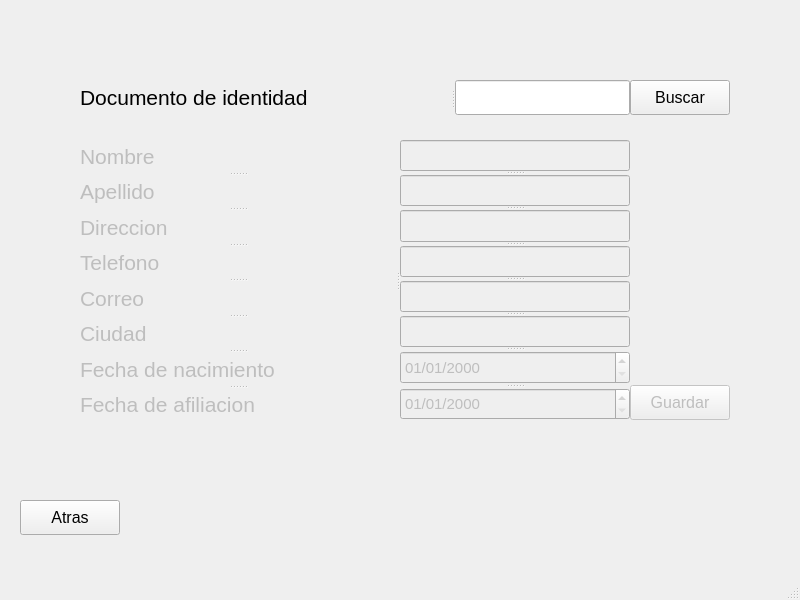
<?xml version="1.0" encoding="UTF-8"?>
<ui version="4.0">
 <class>crearUsuario</class>
 <widget class="QMainWindow" name="crearUsuario">
  <property name="geometry">
   <rect>
    <x>0</x>
    <y>0</y>
    <width>800</width>
    <height>600</height>
   </rect>
  </property>
  <property name="windowTitle">
   <string>Crear afiliado</string>
  </property>
  <widget class="QWidget" name="centralwidget">
   <widget class="QPushButton" name="pushButton">
    <property name="geometry">
     <rect>
      <x>630</x>
      <y>80</y>
      <width>100</width>
      <height>35</height>
     </rect>
    </property>
    <property name="font">
     <font>
      <pointsize>12</pointsize>
     </font>
    </property>
    <property name="text">
     <string>Buscar</string>
    </property>
   </widget>
   <widget class="QPushButton" name="pushButton_2">
    <property name="enabled">
     <bool>false</bool>
    </property>
    <property name="geometry">
     <rect>
      <x>630</x>
      <y>385</y>
      <width>100</width>
      <height>35</height>
     </rect>
    </property>
    <property name="font">
     <font>
      <pointsize>12</pointsize>
     </font>
    </property>
    <property name="text">
     <string>Guardar</string>
    </property>
   </widget>
   <widget class="QSplitter" name="splitter_4">
    <property name="geometry">
     <rect>
      <x>80</x>
      <y>80</y>
      <width>550</width>
      <height>35</height>
     </rect>
    </property>
    <property name="orientation">
     <enum>Qt::Horizontal</enum>
    </property>
    <widget class="QLabel" name="label_11">
     <property name="font">
      <font>
       <pointsize>16</pointsize>
      </font>
     </property>
     <property name="text">
      <string>Documento de identidad</string>
     </property>
    </widget>
    <widget class="QLineEdit" name="noId"/>
   </widget>
   <widget class="QSplitter" name="splitter_3">
    <property name="enabled">
     <bool>false</bool>
    </property>
    <property name="geometry">
     <rect>
      <x>80</x>
      <y>140</y>
      <width>550</width>
      <height>280</height>
     </rect>
    </property>
    <property name="orientation">
     <enum>Qt::Horizontal</enum>
    </property>
    <widget class="QSplitter" name="splitter">
     <property name="orientation">
      <enum>Qt::Vertical</enum>
     </property>
     <widget class="QLabel" name="label">
      <property name="font">
       <font>
        <pointsize>16</pointsize>
       </font>
      </property>
      <property name="text">
       <string>Nombre</string>
      </property>
     </widget>
     <widget class="QLabel" name="label_2">
      <property name="font">
       <font>
        <pointsize>16</pointsize>
       </font>
      </property>
      <property name="text">
       <string>Apellido</string>
      </property>
     </widget>
     <widget class="QLabel" name="label_3">
      <property name="font">
       <font>
        <pointsize>16</pointsize>
       </font>
      </property>
      <property name="text">
       <string>Direccion</string>
      </property>
     </widget>
     <widget class="QLabel" name="label_4">
      <property name="font">
       <font>
        <pointsize>16</pointsize>
       </font>
      </property>
      <property name="text">
       <string>Telefono</string>
      </property>
     </widget>
     <widget class="QLabel" name="label_5">
      <property name="font">
       <font>
        <pointsize>16</pointsize>
       </font>
      </property>
      <property name="text">
       <string>Correo</string>
      </property>
     </widget>
     <widget class="QLabel" name="label_6">
      <property name="font">
       <font>
        <pointsize>16</pointsize>
       </font>
      </property>
      <property name="text">
       <string>Ciudad</string>
      </property>
     </widget>
     <widget class="QLabel" name="label_7">
      <property name="font">
       <font>
        <pointsize>16</pointsize>
       </font>
      </property>
      <property name="text">
       <string>Fecha de nacimiento</string>
      </property>
     </widget>
     <widget class="QLabel" name="label_8">
      <property name="font">
       <font>
        <pointsize>16</pointsize>
       </font>
      </property>
      <property name="text">
       <string>Fecha de afiliacion</string>
      </property>
     </widget>
    </widget>
    <widget class="QSplitter" name="splitter_2">
     <property name="orientation">
      <enum>Qt::Vertical</enum>
     </property>
     <widget class="QLineEdit" name="nombre">
      <property name="font">
       <font>
        <pointsize>11</pointsize>
       </font>
      </property>
     </widget>
     <widget class="QLineEdit" name="apellido">
      <property name="font">
       <font>
        <pointsize>11</pointsize>
       </font>
      </property>
     </widget>
     <widget class="QLineEdit" name="direccion">
      <property name="font">
       <font>
        <pointsize>11</pointsize>
       </font>
      </property>
     </widget>
     <widget class="QLineEdit" name="telefono">
      <property name="font">
       <font>
        <pointsize>11</pointsize>
       </font>
      </property>
     </widget>
     <widget class="QLineEdit" name="correo">
      <property name="font">
       <font>
        <pointsize>11</pointsize>
       </font>
      </property>
     </widget>
     <widget class="QLineEdit" name="ciudad">
      <property name="font">
       <font>
        <pointsize>11</pointsize>
       </font>
      </property>
     </widget>
     <widget class="QDateEdit" name="fechaNacimiento">
      <property name="font">
       <font>
        <pointsize>11</pointsize>
       </font>
      </property>
      <property name="displayFormat">
       <string>dd/MM/yyyy</string>
      </property>
     </widget>
     <widget class="QDateEdit" name="fechaAfiliacion">
      <property name="font">
       <font>
        <pointsize>11</pointsize>
       </font>
      </property>
      <property name="displayFormat">
       <string>dd/MM/yyyy</string>
      </property>
     </widget>
    </widget>
   </widget>
   <widget class="QPushButton" name="buttonAtras">
    <property name="geometry">
     <rect>
      <x>20</x>
      <y>500</y>
      <width>100</width>
      <height>35</height>
     </rect>
    </property>
    <property name="font">
     <font>
      <pointsize>12</pointsize>
     </font>
    </property>
    <property name="text">
     <string>Atras</string>
    </property>
   </widget>
  </widget>
  <widget class="QStatusBar" name="statusbar"/>
 </widget>
 <resources/>
 <connections/>
</ui>
